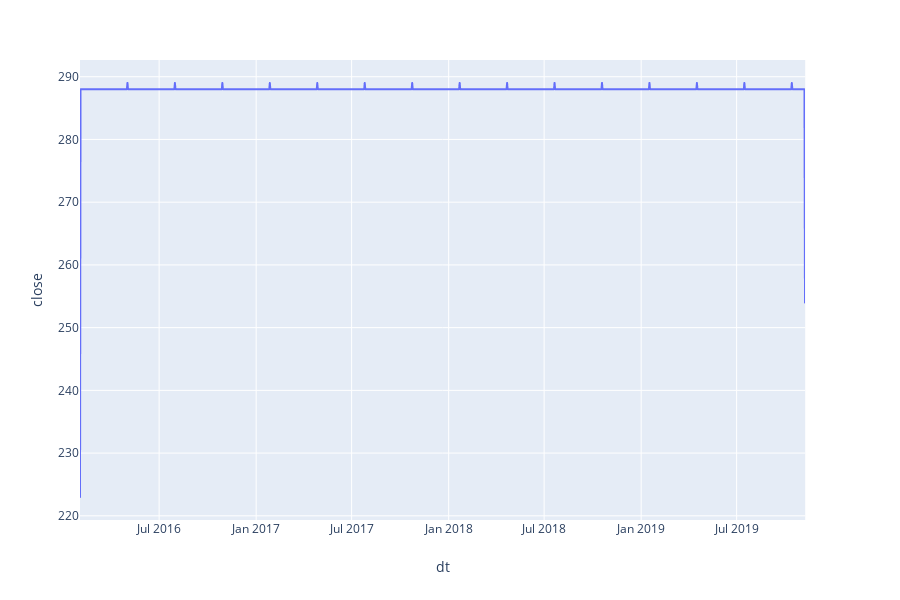

Write notebook code for a chart like this one.
### Code cell
import plotly.express as px
fig = px.line(grouped, x='dt', y='close')
fig.show()

### Figure 1 — Plotly figure (JSON) as saved in the notebook; plotly's stock layout.template omitted (floating-point values rounded to 4 significant figures; data arrays with more than 128 entries replaced by an {"elided": "..."} marker saying what was removed)
{"data": [{"hoverlabel": {"namelength": 0}, "hovertemplate": "dt=%{x}<br>close=%{y}", "legendgroup": "", "line": {"color": "#636efa", "dash": "solid"}, "mode": "lines", "name": "", "showlegend": false, "type": "scattergl", "x": {"elided": "1376 str values"}, "xaxis": "x", "y": {"elided": "1376 int values"}, "yaxis": "y"}], "layout": {"height": 600, "legend": {"tracegroupgap": 0}, "margin": {"t": 60}, "xaxis": {"anchor": "y", "domain": [0, 0.98], "title": {"text": "dt"}}, "yaxis": {"anchor": "x", "domain": [0, 1], "title": {"text": "close"}}}}
